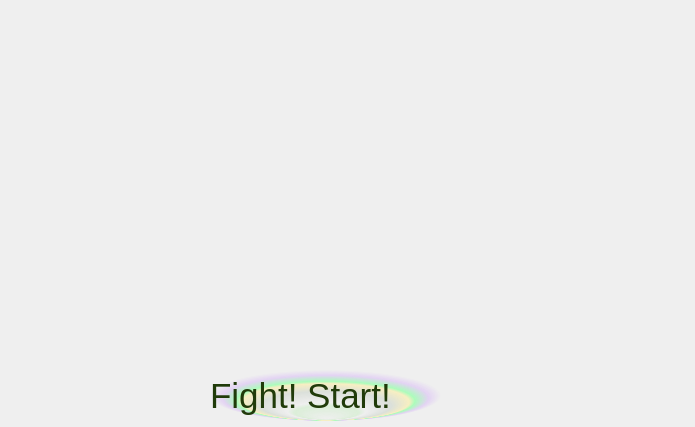
<?xml version="1.0" encoding="UTF-8"?>
<ui version="4.0">
 <class>FightWindow</class>
 <widget class="QWidget" name="FightWindow">
  <property name="geometry">
   <rect>
    <x>0</x>
    <y>0</y>
    <width>695</width>
    <height>427</height>
   </rect>
  </property>
  <property name="windowTitle">
   <string>Form</string>
  </property>
  <property name="styleSheet">
   <string notr="true">#FightWindow{

}</string>
  </property>
  <widget class="QWidget" name="horizontalLayoutWidget">
   <property name="geometry">
    <rect>
     <x>30</x>
     <y>70</y>
     <width>611</width>
     <height>231</height>
    </rect>
   </property>
   <layout class="QHBoxLayout" name="horizontalLayout">
    <item>
     <widget class="QLabel" name="attacker_image">
      <property name="minimumSize">
       <size>
        <width>200</width>
        <height>200</height>
       </size>
      </property>
      <property name="styleSheet">
       <string notr="true"/>
      </property>
      <property name="text">
       <string/>
      </property>
     </widget>
    </item>
    <item>
     <spacer name="horizontalSpacer">
      <property name="orientation">
       <enum>Qt::Horizontal</enum>
      </property>
      <property name="sizeHint" stdset="0">
       <size>
        <width>158</width>
        <height>226</height>
       </size>
      </property>
     </spacer>
    </item>
    <item>
     <widget class="QLabel" name="enemy_image">
      <property name="minimumSize">
       <size>
        <width>200</width>
        <height>200</height>
       </size>
      </property>
      <property name="styleSheet">
       <string notr="true"/>
      </property>
      <property name="text">
       <string/>
      </property>
     </widget>
    </item>
   </layout>
  </widget>
  <widget class="QLabel" name="skill">
   <property name="geometry">
    <rect>
     <x>210</x>
     <y>310</y>
     <width>221</width>
     <height>41</height>
    </rect>
   </property>
   <property name="styleSheet">
    <string notr="true">#skill{
color:rgb(26, 60, 77);
font-size:30px;
}</string>
   </property>
   <property name="text">
    <string/>
   </property>
  </widget>
  <widget class="QWidget" name="horizontalLayoutWidget_2">
   <property name="geometry">
    <rect>
     <x>30</x>
     <y>10</y>
     <width>611</width>
     <height>51</height>
    </rect>
   </property>
   <layout class="QHBoxLayout" name="horizontalLayout_2">
    <item>
     <widget class="QLabel" name="attacker_Hurt">
      <property name="styleSheet">
       <string notr="true">#attacker_Hurt{
color:red;
font-size:18px;
}</string>
      </property>
      <property name="text">
       <string/>
      </property>
     </widget>
    </item>
    <item>
     <spacer name="horizontalSpacer_2">
      <property name="orientation">
       <enum>Qt::Horizontal</enum>
      </property>
      <property name="sizeHint" stdset="0">
       <size>
        <width>40</width>
        <height>20</height>
       </size>
      </property>
     </spacer>
    </item>
    <item>
     <widget class="QLabel" name="enemy_Hurt">
      <property name="styleSheet">
       <string notr="true">#enemy_Hurt{
color:red;
font-size:18px;
}</string>
      </property>
      <property name="text">
       <string/>
      </property>
     </widget>
    </item>
   </layout>
  </widget>
  <widget class="QLabel" name="fight_start">
   <property name="geometry">
    <rect>
     <x>210</x>
     <y>370</y>
     <width>231</width>
     <height>51</height>
    </rect>
   </property>
   <property name="styleSheet">
    <string notr="true">#fight_start{
color:rgb(32, 59, 10);
font-size:35px;
	background-color: qradialgradient(spread:pad, cx:0.5, cy:0.5, radius:0.5, fx:0.506, fy:0.966, stop:0 rgba(0, 0, 0, 0), stop:0.275281 rgba(159, 235, 148, 64), stop:0.340225 rgba(0, 0, 0, 0), stop:0.565 rgba(82, 121, 76, 33), stop:0.721925 rgba(255, 238, 150, 129), stop:0.77 rgba(155, 255, 174, 204), stop:0.89 rgba(191, 128, 255, 64), stop:1 rgba(0, 0, 0, 0))
}</string>
   </property>
   <property name="text">
    <string>Fight! Start!</string>
   </property>
  </widget>
  <widget class="QLabel" name="fight_back">
   <property name="geometry">
    <rect>
     <x>0</x>
     <y>0</y>
     <width>691</width>
     <height>431</height>
    </rect>
   </property>
   <property name="styleSheet">
    <string notr="true">#fight_back{
background-image: url(:/resource/back7.png)
}</string>
   </property>
   <property name="text">
    <string/>
   </property>
  </widget>
  <zorder>fight_back</zorder>
  <zorder>horizontalLayoutWidget</zorder>
  <zorder>skill</zorder>
  <zorder>horizontalLayoutWidget_2</zorder>
  <zorder>fight_start</zorder>
 </widget>
 <resources/>
 <connections/>
</ui>
